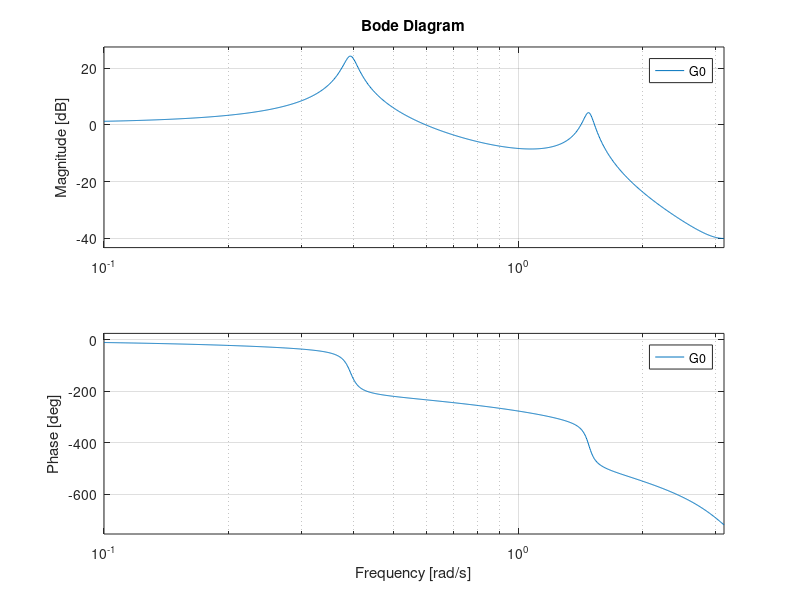

Reproduce this figure in MATLAB. (Note: this script raises an error after producing the figure.)
close all, clc
load('dataG0oe.mat')
z = tf('z',1);
b1 = 0.10276;
b2 = 0.18123;
f1 = 1.99185;
f2 = 2.20265;
f3 = -1.84083;
f4 = 0.89413;
G0 = (z^(-3)*b1+z^(-4)*b2)/(1-f1*z^(-1)+f2*z^(-2)+f3*z^(-3)+f4*z^(-4));

bode(G0)
hold on
bode(oe243)
bode(arx423)
legend('G0','OE','ARX')